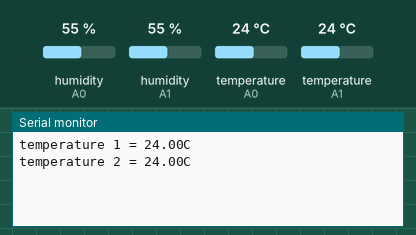
Simulated run of this sketch. Board: Arduino Uno, built with avr-gcc and run on an emulated ATmega328P. Shown: the last lines printed to the serial monitor. Inputs (shaded band) come from the test bench; at power-on: temperature (sensors on A0, A1) 24 °C, humidity (sensors on A0, A1) 55 %.

Above: at 2.7 s.
2.8 s: temperature (sensor on A0) set to 12 °C
At 7.5 s:
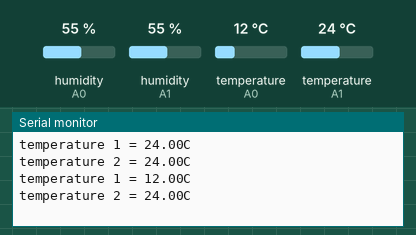
8.8 s: temperature (sensor on A1) set to 12 °C
At 13.1 s:
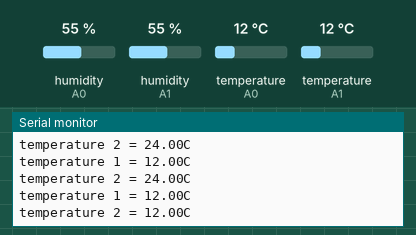
14.8 s: temperature (sensor on A0) set to 19 °C
At 17.4 s:
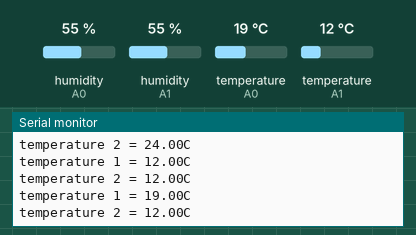
20.8 s: temperature (sensor on A1) set to 19 °C
At 23.0 s:
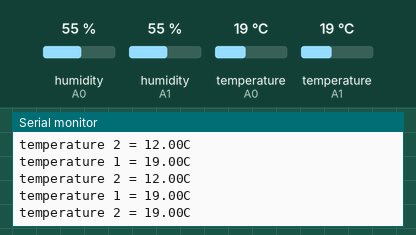
Timing chart, 0 to 24.5 s (numbered marks = the images above; inputs shaded):
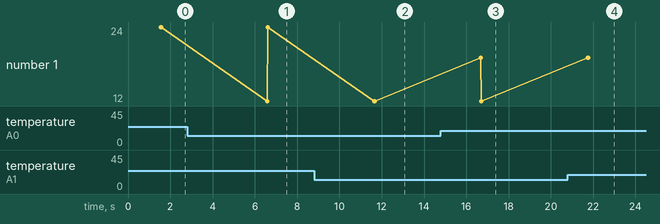

Measured:
- after the input at 2.8 s, the serial monitor: prints a new line after 3.8 s (image 1)
- after the input at 8.8 s, the serial monitor: prints a new line after 2.9 s (image 2)
- after the input at 14.8 s, the serial monitor: prints a new line after 1.9 s (image 3)
- after the input at 20.8 s, the serial monitor: prints a new line after 0.96 s (image 4)

The sketch:

temperature_sensor.ino
```cpp
#include "dht.h"
#define dht_apin A0 // Analog Pin sensor is connected to the Arduino.
#define dht_apin1 A1

dht DHT1;
dht DHT2;

void setup() {
  // put your setup code here, to run once:
  Serial.begin(9600);
  delay(500);//Delay to let system boot
  delay(1000);//Wait before accessing Sensor
}

void loop() {
  // put your main code here, to run repeatedly:
  DHT1.read11(dht_apin);
  DHT2.read11(dht_apin1);

  Serial.print("temperature 1 = ");
  Serial.print(DHT1.temperature);
  Serial.println("C  ");

  Serial.print("temperature 2 = ");
  Serial.print(DHT2.temperature);
  Serial.println("C  ");

  delay(5000);//Wait 5 seconds before accessing sensor again.

}
```
